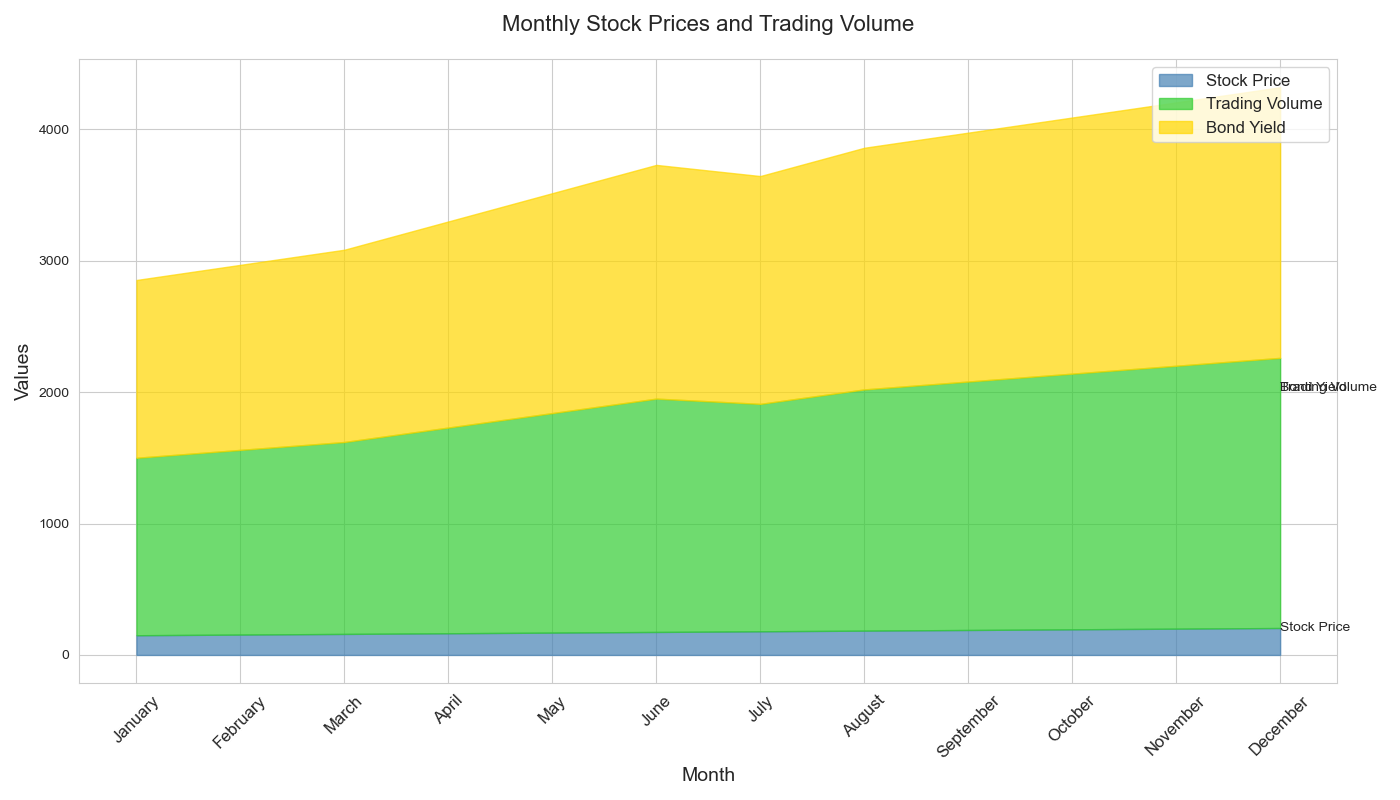

Source code (Python):

import pandas as pd
import seaborn as sns
import matplotlib.pyplot as plt

data = {
    'Month': ['January', 'February', 'March', 'April', 'May', 'June', 'July',
              'August', 'September', 'October', 'November', 'December'],
    'StockPrice': [150, 155, 160, 165, 170, 175, 180, 185, 190, 195, 200, 205],
    'TradingVolume': [1200, 1250, 1300, 1400, 1500, 1600, 1550, 1650, 1700, 1750, 1800, 1850],
    'BondYield': [2.5, 2.6, 2.7, 2.8, 2.9, 3.0, 3.1, 3.2, 3.3, 3.4, 3.5, 3.6]
}

df = pd.DataFrame(data)
df = df.set_index('Month')

df_cum = df.cumsum(axis=1)

colors = ['#4682B4', '#32CD32', '#FFD700']

plt.figure(figsize=(14, 8))

plt.fill_between(df.index, 0, df_cum['StockPrice'], color=colors[0], alpha=0.7, label='Stock Price')
plt.fill_between(df.index, df_cum['StockPrice'], df_cum['StockPrice'] + df_cum['TradingVolume'], color=colors[1], alpha=0.7, label='Trading Volume')
plt.fill_between(df.index, df_cum['StockPrice'] + df_cum['TradingVolume'], df_cum['StockPrice'] + df_cum['TradingVolume'] + df_cum['BondYield'], color=colors[2], alpha=0.7, label='Bond Yield')

for category in ['StockPrice', 'TradingVolume', 'BondYield']:
    plt.text(df.index[-1], df_cum[category][-1] - (df_cum[category][-1] - df_cum[category].shift(1)[-1]) / 2, category.replace('Price', ' Price').replace('Volume', ' Volume').replace('Yield', ' Yield'), verticalalignment='center')

plt.title('Monthly Stock Prices and Trading Volume', fontsize=16, pad=20)
plt.xlabel('Month', fontsize=14)
plt.ylabel('Values', fontsize=14)
plt.xticks(rotation=45, fontsize=12)
plt.legend(loc='upper right', fontsize=12)
plt.tight_layout()

plt.show()
